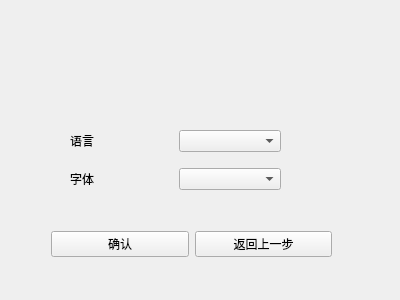
<?xml version="1.0" encoding="UTF-8"?>
<ui version="4.0">
 <class>text_mode</class>
 <widget class="QWidget" name="text_mode">
  <property name="geometry">
   <rect>
    <x>0</x>
    <y>0</y>
    <width>400</width>
    <height>300</height>
   </rect>
  </property>
  <property name="windowTitle">
   <string>Form</string>
  </property>
  <widget class="QWidget" name="">
   <property name="geometry">
    <rect>
     <x>70</x>
     <y>120</y>
     <width>211</width>
     <height>81</height>
    </rect>
   </property>
   <layout class="QGridLayout" name="gridLayout">
    <item row="0" column="0">
     <widget class="QLabel" name="lb_language">
      <property name="text">
       <string>语言</string>
      </property>
     </widget>
    </item>
    <item row="0" column="1">
     <widget class="QComboBox" name="cbo_language"/>
    </item>
    <item row="1" column="0">
     <widget class="QLabel" name="lb_font">
      <property name="text">
       <string>字体</string>
      </property>
     </widget>
    </item>
    <item row="1" column="1">
     <widget class="QComboBox" name="cbo_text"/>
    </item>
   </layout>
  </widget>
  <widget class="QWidget" name="">
   <property name="geometry">
    <rect>
     <x>51</x>
     <y>231</y>
     <width>281</width>
     <height>26</height>
    </rect>
   </property>
   <layout class="QHBoxLayout" name="horizontalLayout">
    <item>
     <widget class="QPushButton" name="btn_confirm">
      <property name="text">
       <string>确认</string>
      </property>
     </widget>
    </item>
    <item>
     <widget class="QPushButton" name="btn_return">
      <property name="text">
       <string>返回上一步</string>
      </property>
     </widget>
    </item>
   </layout>
  </widget>
 </widget>
 <resources/>
 <connections/>
</ui>
